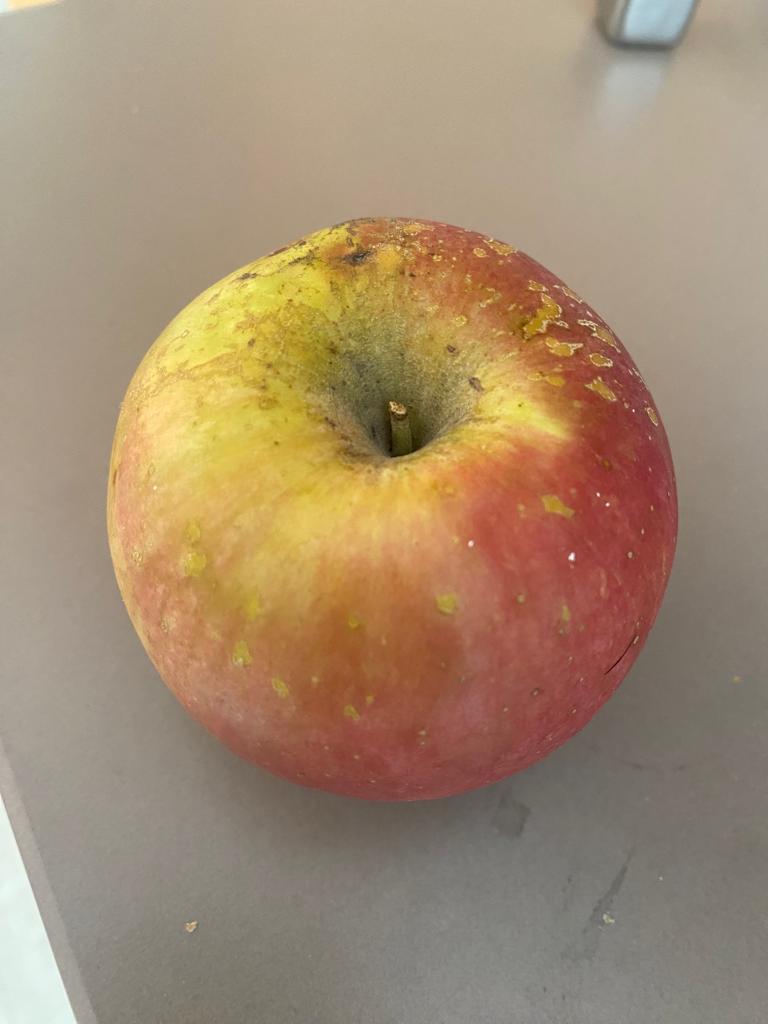
#> input picture images_augm/Apple_01.jpeg, 768 x 1024 px, given as the content of the folder ./Processed Images_Fruits/Good Quality_Fruits/Apple_Good/, which was not available
$ python old_school.py
#> lines starting #> are read from the running program, lines starting #| are printed output that depends on the picture; pictures that were not available may be replaced by others from this repository, and a replacement may not be noted
### upload_data_metrics.py
import pandas as pd
import numpy as np
import cv2
import os
import random
import matplotlib.pyplot as plt
from sklearn.metrics import accuracy_score
from sklearn.metrics import precision_recall_fscore_support
from sklearn.metrics import confusion_matrix, ConfusionMatrixDisplay


def upload_kaggle_data(path: str, fruits: list):
    cols = ['fruit', 'image']
    df = pd.DataFrame(columns=cols)
    for f in fruits:
        path_fruit = path+f+'_Good/'
        print(f)
        images = [cv2.cvtColor(cv2.imread(os.path.join(path_fruit,file)), cv2.COLOR_BGR2RGB)
                  for file in os.listdir(path_fruit)]
        df_fruit = pd.DataFrame(columns=cols)
        df_fruit['image'] = images
        df_fruit['fruit'] = [f]*len(images)
        df = pd.concat([df, df_fruit])
    return df.reset_index()


def upload_data_aug(path: str, fruits: list):
    cols = ['fruit', 'image']
    df = pd.DataFrame(columns=cols)
    images = []
    labels = []
    for filename in os.listdir(path):
        image = cv2.imread(os.path.join(path, filename))
        image = cv2.cvtColor(image, cv2.COLOR_BGR2RGB)
        images.append(cv2.resize(image, dsize=(256, 256)))
        mess = filename.split("_")
        labels.append(mess[0])
    df['image'] = images
    df['fruit'] = labels
    return df.reset_index()


def give_accuracy(y_test, y_pred, labels):
    acc = accuracy_score(y_test, y_pred)
    precision, recall, f1score, _ = precision_recall_fscore_support(y_test, y_pred, average='weighted')
    print("Accuracy:", acc)
    print("Precision:", precision)
    print("Recall:", recall)
    print("F1 Score:", f1score)
    for f in sorted(labels):
        mask = (y_pred == f)
        acc = accuracy_score(y_test[mask], y_pred[mask])
        print("Accuracy for label "+str(f)+": "+str(acc))


def conf_matrix(y_test, y_pred, labels):
    cm = confusion_matrix(y_test, y_pred, labels=labels)
    disp = ConfusionMatrixDisplay(confusion_matrix=cm, display_labels=labels)
    disp.plot()
    plt.show()


def colorjitter(img, cj_type="b"):
    '''
    ### Diferent Color Jitter , es pot canviar saturacio, llum o contrast###
    img: image
    cj_type: {b: brightness, c: contrast}
    '''
    if cj_type == "b":
        value = np.random.choice(np.array([-50, -40, -30, 30, 40, 50]))
        hsv = cv2.cvtColor(img, cv2.COLOR_BGR2HSV)
        h, s, v = cv2.split(hsv)
        if value >= 0:
            lim = 255 - value
            v[v > lim] = 255
            v[v <= lim] += value
        else:
            lim = np.absolute(value)
            v[v < lim] = 0
            v[v >= lim] -= np.absolute(value)

        final_hsv = cv2.merge((h, s, v))
        img = cv2.cvtColor(final_hsv, cv2.COLOR_HSV2BGR)
        return img

    elif cj_type == "c":
        brightness = 10
        contrast = random.randint(40, 100)
        dummy = np.int16(img)
        dummy = dummy * (contrast/127+1) - contrast + brightness
        dummy = np.clip(dummy, 0, 255)
        img = np.uint8(dummy)
        return img


def noisy(img, noise_type="sp"):
    '''
    ### Afegir soroll ###
    img: image
    cj_type: {gauss: gaussian, sp: salt & pepper}
    '''
    if noise_type == "gauss":
        image=img.copy()
        mean=0
        st=0.7
        gauss = np.random.normal(mean,st,image.shape)
        gauss = gauss.astype('uint8')
        image = cv2.add(image,gauss)
        return image

    elif noise_type == "sp":
        image=img.copy()
        prob = 0.05
        if len(image.shape) == 2:
            black = 0
            white = 255
        else:
            colorspace = image.shape[2]
            if colorspace == 3:  # RGB
                black = np.array([0, 0, 0], dtype='uint8')
                white = np.array([255, 255, 255], dtype='uint8')
            else:  # RGBA
                black = np.array([0, 0, 0, 255], dtype='uint8')
                white = np.array([255, 255, 255, 255], dtype='uint8')
        probs = np.random.random(image.shape[:2])
        image[probs < (prob / 2)] = black
        image[probs > 1 - (prob / 2)] = white
        return image


def rotate_and_scale_image(image, angle, scale):
    '''
    ### Rotar i escalar###
    '''
    height, width = image.shape[:2]

    # Calcular el centre de la imatge
    center = (width // 2, height // 2)

    # Definir la matriu de transformació
    M = cv2.getRotationMatrix2D(center, angle, scale)

    # Aplicar la transformació a la imatge
    rotated_image = cv2.warpAffine(image, M, (width, height))

    return rotated_image


def data_augmentation(df):
    cols = ['fruit', 'image']
    #data augm
    images = []
    labels = []
    df_fruit = pd.DataFrame(columns = cols)
    for img, fruit in zip(df['image'], df['fruit']):
        #colorjitter
        list_type = ['c']*3
        list_type.extend(['b']*3)
        for type_n in list_type:
            new_img = colorjitter(img, type_n)
            images.append(new_img)
            labels.append(fruit)

        #noisy
        list_type = ['gauss']*3
        list_type.extend(['sp']*3)
        for type_n in list_type:
            new_img = noisy(img, noise_type=type_n)
            images.append(new_img)
            labels.append(fruit)

        #rotate and scale
        for i in range(5):
            angle = random.randint(20, 180)
            new_img = rotate_and_scale_image(img, angle, 1.5)
            images.append(new_img)
            labels.append(fruit)

    df_fruit['image'] = images
    df_fruit['fruit'] = labels
    df_fruit.reset_index()
    df = pd.concat([df, df_fruit])
    df_new = df.reset_index(drop=True)

    return df_new

### old_school_methods.py
# -*- coding: utf-8 -*-
"""
Created on Thu May  4 11:48:39 2023

@author: alexc
"""

# IMPORTS
import pandas as pd
import cv2
import skimage
from skimage.feature import hog


# HOG parameters
orientations = 9
pixels_per_cell = (8, 8)
cells_per_block = (2, 2)
def extract_hog_features(image):
    return hog(image, orientations=orientations, pixels_per_cell=pixels_per_cell,
               cells_per_block=cells_per_block, channel_axis=-1)


def extract_color_histogram(image):
    hist = cv2.calcHist([image], [0, 1, 2], None, [8, 8, 8], [0, 256, 0, 256, 0, 256])
    hist = cv2.normalize(hist, hist).flatten()
    return hist


# [4 lines left out: function extract_lbp_features, not called in this run]


def get_features(df: pd.DataFrame, features: str='hog_features'):
    # GET HOG FEATURES
    if features == 'hog_features':
        df[features] = df['image'].apply(lambda x: extract_hog_features(x))
    elif features == 'color_histogram':
        df[features] = df['image'].apply(lambda x: extract_color_histogram(x))
    elif features == 'lbp_features':
        df[features] = df['image'].apply(lambda x: extract_lbp_features(x))

    # make each position of the array a column of the df
    hog_df = pd.DataFrame(df[features].values.tolist())
    hog_df.columns = ['feature{}'.format(i) for i in range(hog_df.shape[1])]
    df = pd.concat([df, hog_df], axis=1)
    df = df.drop([features, 'image', 'index'], axis=1)
    df = df.dropna(axis=1)
    return df

### old_school.py
# IMPORTS
from sklearn.svm import SVC
from sklearn.ensemble import RandomForestClassifier
from sklearn.model_selection import train_test_split
import matplotlib.pyplot as plt

from old_school_methods import get_features
from upload_data_metrics import upload_data_aug, data_augmentation, upload_kaggle_data
from upload_data_metrics import give_accuracy, conf_matrix

rd = 42 # 0 , ...

# UPLOAD DATA
print('Uploading data...')
fruits = ['Apple', 'Banana', 'Lime', 'Orange', 'Pomegranate']
# fruits = ['Apple', 'Banana', 'Lime', 'Orange']
path = './Processed Images_Fruits/Good Quality_Fruits/'
df = upload_kaggle_data(path, fruits)
#> df = table of 5 rows and 3 columns

plt.imshow(df['image'][0])

# GET HOG FEATURES
print('Getting features...')
# df = get_features(df=df, features='hog_features')
df = get_features(df=df, features='color_histogram')
#> in extract_color_histogram, `hist = cv2.normalize(hist, hist).flatten()`: hist = 512 values, max 0.654 at index 364, min 0 at index 1, mean 0.00687
#> df = table of 5 rows and 513 columns
# df = get_features(df=df, features='lbp_features')

# TRAIN
print('Training...')
X = df.drop(['fruit'], axis=1)
#> X = table of 5 rows and 512 columns
y = df['fruit']
X_train, X_test, y_train, y_test = train_test_split(X, y, test_size=0.2, random_state=rd)
#> X_train = table of 4 rows and 512 columns; X_test = table of 1 rows and 512 columns

# model = SVC(kernel = 'linear', gamma = 'scale', shrinking = False,)
model = RandomForestClassifier(max_depth=100, random_state=rd)
model.fit(X_train, y_train)

# PREDICT
print('Predict...')
y_pred = model.predict(X_test)

# ACCURACY
print('Accuracy...')
give_accuracy(y_test, y_pred, fruits)
#> in give_accuracy, `acc = accuracy_score(y_test, y_pred)`: acc = 0
#| Accuracy: 0.0
#| Precision: 0.0
#| Recall: 0.0
#| F1 Score: 0.0
#> the loop in give_accuracy, `for f in sorted(labels):` made 5 passes
#> (mask, acc) on passes 1 to 5: ([False], nan), ([False], nan), ([False], nan), ([False], nan), ([True], 0)
#| Accuracy for label Apple: nan
#| Accuracy for label Banana: nan
#| Accuracy for label Lime: nan
#| Accuracy for label Orange: nan
#| Accuracy for label Pomegranate: 0.0

# CONFUSION MATRIX
print('Confusion matrix...')
conf_matrix(y_test, y_pred, fruits)
#> in conf_matrix, `cm = confusion_matrix(y_test, y_pred, labels=labels)`: cm = [[0, 0, 0, 0, 0], [0, 0, 0, 0, 1], [0, 0, 0, 0, 0], [0, 0, 0, 0, 0], [0, 0, 0, 0, 0]]
#> in conf_matrix, `plt.show()`:
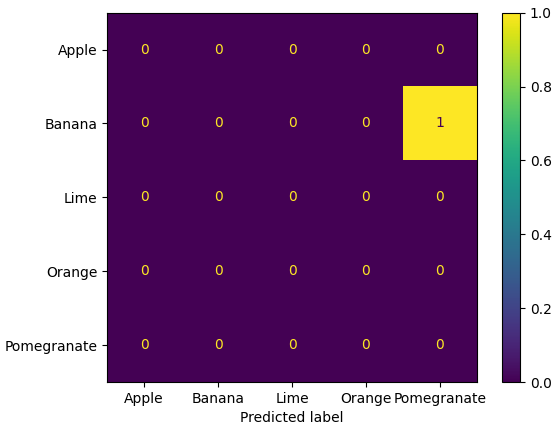
#> figure drawn by matplotlib, 2 panels


print('PROVES AMB DADES PRÒPIES:')
# UPLOAD DATA
print('Uploading data...')
fruits = ['Apple', 'Banana', 'Orange', 'Lime']
path = './images_augm/'
df_a = upload_data_aug(path, fruits)
#> in upload_data_aug, image is the input picture: shape (1024, 768, 3); mean B, G, R 112.8, 139.5, 163
plt.imshow(df_a['image'][0])
df_a = data_augmentation(df_a)
#> the loop in data_augmentation, `for img, fruit in zip(df['image'], df['fruit']):` made 4 passes
#> pass 1, in colorjitter (call 4), `h, s, v = cv2.split(hsv)`:
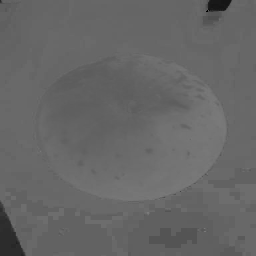
#> h: shape (256, 256); min 0, max 123, mean 102.2
#> pass 1, in colorjitter (call 4), `h, s, v = cv2.split(hsv)`:
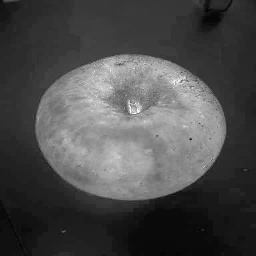
#> s: shape (256, 256); min 0, max 255, mean 74.9
#> pass 1, in colorjitter (call 4), `h, s, v = cv2.split(hsv)`:
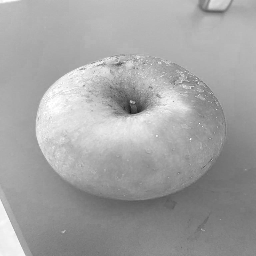
#> v: shape (256, 256); min 18, max 255, mean 163.4

# GET HOG FEATURES
print('Getting features...')
# df_a = get_features(df=df_a, features='hog_features')
df_a = get_features(df=df_a, features='color_histogram')
# df_a = get_features(df=df_a, features='lbp_features')

# TRAIN
print('Training...')
X_a = df_a.drop(['fruit'], axis=1)
y_a = df_a['fruit']
X_train_a, X_test_a, y_train_a, y_test_a = train_test_split(X_a, y_a, test_size=0.2, random_state=rd)
# model = SVC(kernel = 'linear', gamma = 'scale', shrinking = False,)
model = RandomForestClassifier(max_depth=100, random_state=rd)
model.fit(X_train_a, y_train_a)

# PREDICT
print('Predict...')
y_pred_a = model.predict(X_test_a)

# ACCURACY
print('Accuracy...')
give_accuracy(y_test_a, y_pred_a, fruits)

# CONFUSION MATRIX
print('Confusion matrix...')
conf_matrix(y_test_a, y_pred_a, fruits)
#> in conf_matrix (call 2), `plt.show()`:
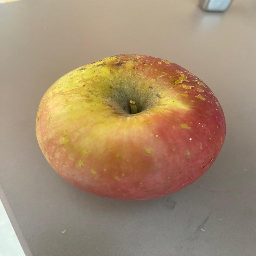
#> shown: shape (256, 256, 3); mean R, G, B 163.2, 139.6, 112.9
#> in conf_matrix (call 2), `plt.show()`:
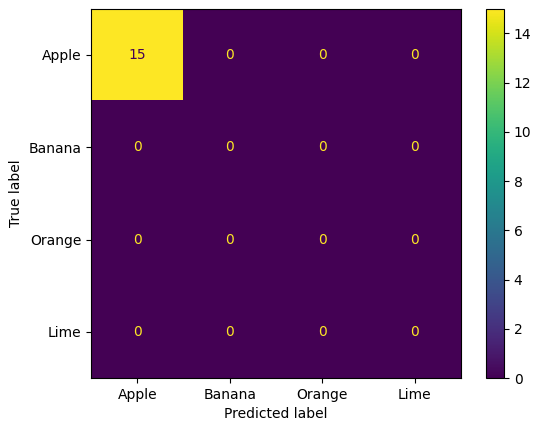
#> figure drawn by matplotlib, 2 panels
